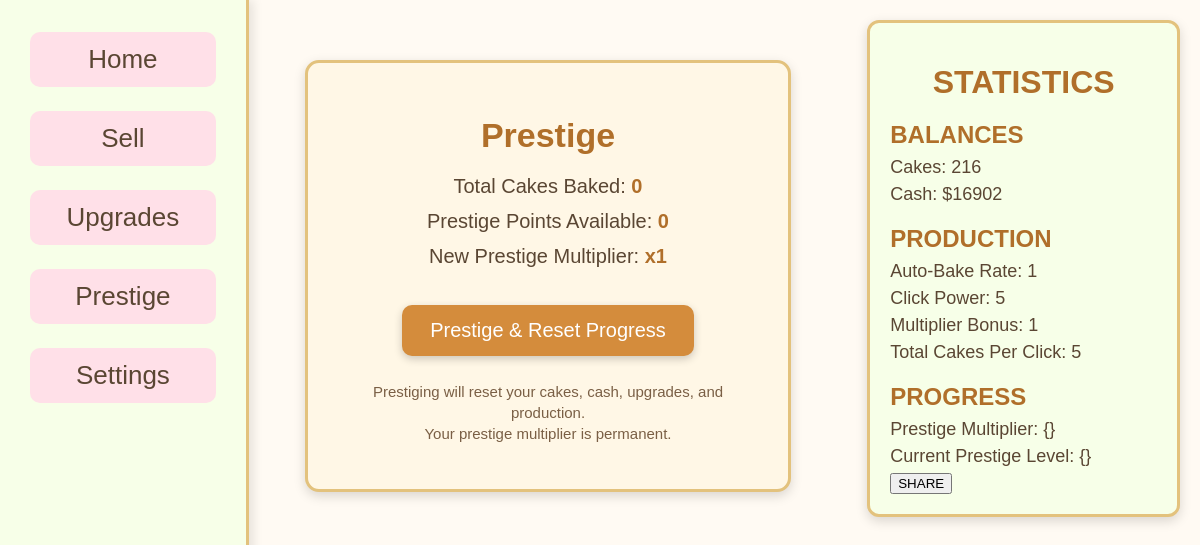
The app's page /prestige.php (signed in), older data.
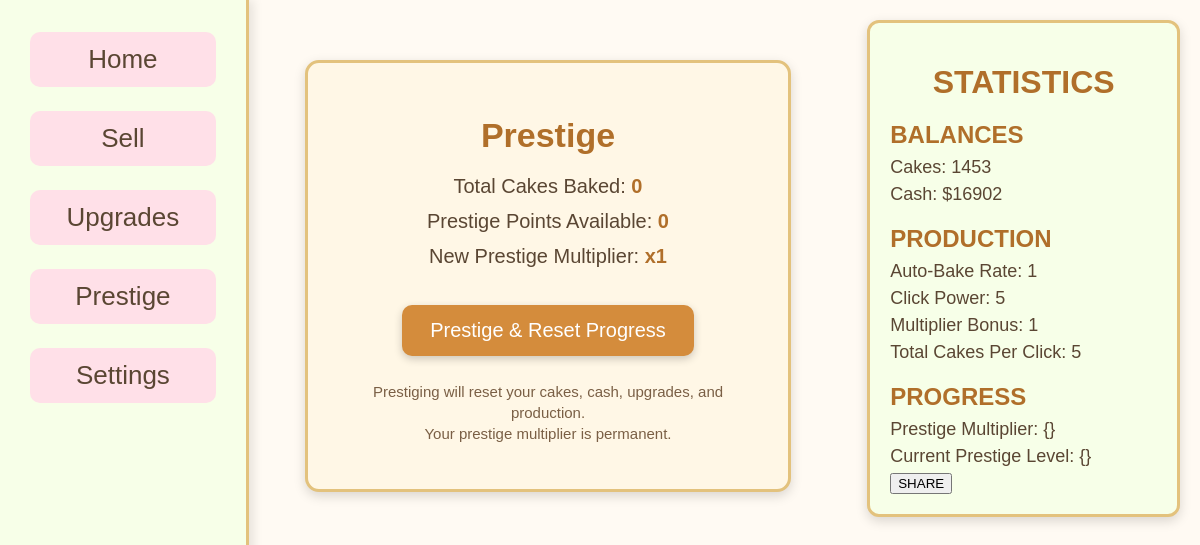
The same page, newer data.
### tables this page shows
CREATE TABLE "player_save" (
    id INTEGER PRIMARY KEY,
    cakes INTEGER DEFAULT 0,
    currency INTEGER DEFAULT 0, "multiplier" INTEGER DEFAULT 1, clickPower INTEGER DEFAULT 1, cps INTEGER DEFAULT 0, prestige_level INTEGER DEFAULT 0, prestige_multiplier REAL DEFAULT 1, "lifetime" INTEGER DEFAULT 0, `bonus` INTEGER DEFAULT 0,
    FOREIGN KEY (id) REFERENCES users(id)
);

### prestige.php (the view, shortened to what this page needs)
<?php
$current_cakes = 0;
$current_currency = 0;
$current_multiplier = 1;
$current_clickPower = 1;
$current_cps = 0;
require_once __DIR__ . '/php/config.php';
if(isset($_SESSION['user_id'])) {
    try {
        $dsn = "sqlite:$db";
        $pdo = new \PDO($dsn);
        $pdo->setAttribute(\PDO::ATTR_ERRMODE, \PDO::ERRMODE_EXCEPTION);
        $stmt = $pdo->prepare("
            SELECT cakes, currency, multiplier, clickPower, cps, bonus
            FROM player_save
            WHERE id = :user_id
        ");
        $stmt->execute([':user_id' => $_SESSION['user_id']]);
        $player_data = $stmt->fetch(\PDO::FETCH_ASSOC);
        if($player_data) {
            $current_cakes = (int)$player_data['cakes'];
            $current_currency = (int)$player_data['currency'];
            $current_multiplier = (int)$player_data['multiplier'];
            $current_clickPower = (int)$player_data['clickPower'];
            $current_cps = (int)$player_data['cps'];
        }
    } catch (\PDOException $e) {
        echo "Database connection failed: " . $e->getMessage();
    }
} else {
    header("Location: index.php");
    exit();
}
?>
<!DOCTYPE html>
<html lang="en">
<head>
    <link rel="stylesheet" href="Styles/index.css">
</head>
<body>
<div class="column1">
    <div id="nav">
        <ul>
            <li><a href="index.php"><button>Home</button></a></li>
            <li><a href="sell_cakes.php"><button>Sell</button></a></li>
            <li><a href="upgrades.php"><button>Upgrades</button></a></li>
            <li><a href="prestige.html"><button>Prestige</button></a></li>
            <li><a href="settings.php"><button id="settingsButton">Settings</button></a></li>
        </ul>
    </div>
</div>
<div class="column2">
    <div class="prestige-container">
        <h1>Prestige</h1>
        <p class="prestige-info">
            Total Cakes Baked: <strong id="totalCakesBaked">0</strong>
        </p>
        <p class="prestige-info">
            Prestige Points Available: <strong id="prestigePoints">0</strong>
        </p>
        <p class="prestige-info">
            New Prestige Multiplier: <strong id="newPrestigeMultiplier">x1</strong>
        </p>
        <button id="prestigeButton" class="prestige-btn">
            Prestige & Reset Progress
        </button>
        <p class="prestige-warning">
            Prestiging will reset your cakes, cash, upgrades, and production.<br>
            Your prestige multiplier is permanent.
        </p>
    </div>
</div>
<div class="column3">
    <div id="stats">
        <h1>STATISTICS</h1>
        <h2>BALANCES</h2>
        <ul>
            <li>Cakes: <span id="cakeStat" data-cake><?php echo $current_cakes; ?></span></li>
            <li>Cash: $<span id="money"><?php echo $current_currency; ?></span></li>
        </ul>
        <h2>PRODUCTION</h2>
        <ul>
            <li>Auto-Bake Rate: <?php echo $current_cps?></li>
            <li>Click Power: <?php echo $current_clickPower ?></li>
            <li>Multiplier Bonus: <?php echo $current_multiplier?></li>
            <li>Total Cakes Per Click: <?php echo $current_clickPower * $current_multiplier?></li>
        </ul>
        <h2>PROGRESS</h2>
        <ul>
            <li>Prestige Multiplier: {}</li>
            <li>Current Prestige Level: {} </li>
        </ul>
        <button>SHARE</button>
    </div>
</div>
</body>
</html>

### Styles/index.css (style rules this page uses)
html, body { margin: 0; padding: 0; height: 100%; background-color: #fffaf3; font-family: 'Trebuchet MS', sans-serif; color: #5a4633; }
body { display: flex; flex-direction: row; min-height: 100vh; }
.column1 { width: 22%; background-color: #f7ffe8; border-right: 3px solid #e3c27d; padding-top: 20px; box-shadow: 4px 0 10px rgba(0,0,0,0.1); }
#nav ul { list-style: none; padding: 0; margin: 0; }
#nav ul li { padding: 12px 30px; }
#nav ul li button { width: 100%; font-size: 26px; padding: 12px; border-radius: 10px; border: none; background-color: #ffe0e8; color: #5a4633; cursor: pointer; transition: 0.2s ease; }
.column2 { width: 50%; padding: 20px; }
.column3 { width: 28%; padding: 20px; }
#stats { background-color: #f7ffe8; border: 3px solid #e3c27d; border-radius: 12px; padding: 20px; box-shadow: 0 4px 12px rgba(0,0,0,0.15); }
#stats h1 { text-align: center; margin-bottom: 15px; color: #b06f2a; }
#stats h2 { margin-top: 20px; margin-bottom: 8px; color: #b06f2a; }
#stats ul { list-style: none; padding: 0; margin: 0; }
#stats ul li { margin: 6px 0; font-size: 18px; }
.prestige-container { background: #fff7e6; border: 3px solid #e3c27d; border-radius: 14px; padding: 30px; width: 420px; margin: 40px auto; text-align: center; box-shadow: 0 4px 12px rgba(0,0,0,0.15); }
.prestige-container h1 { font-size: 34px; color: #b06f2a; margin-bottom: 20px; }
.prestige-info { font-size: 20px; margin: 12px 0; }
.prestige-info strong { color: #b06f2a; }
.prestige-btn { background: #d48c3c; color: white; border: none; padding: 14px 28px; font-size: 20px; border-radius: 10px; margin-top: 25px; cursor: pointer; transition: 0.2s ease; box-shadow: 0 3px 8px rgba(0,0,0,0.2); }
.prestige-warning { margin-top: 25px; font-size: 15px; color: #7a5f45; line-height: 1.4; }

Row changes from the older to the newer data that the page shows:
changed player_save: cakes "216" → "1453"
